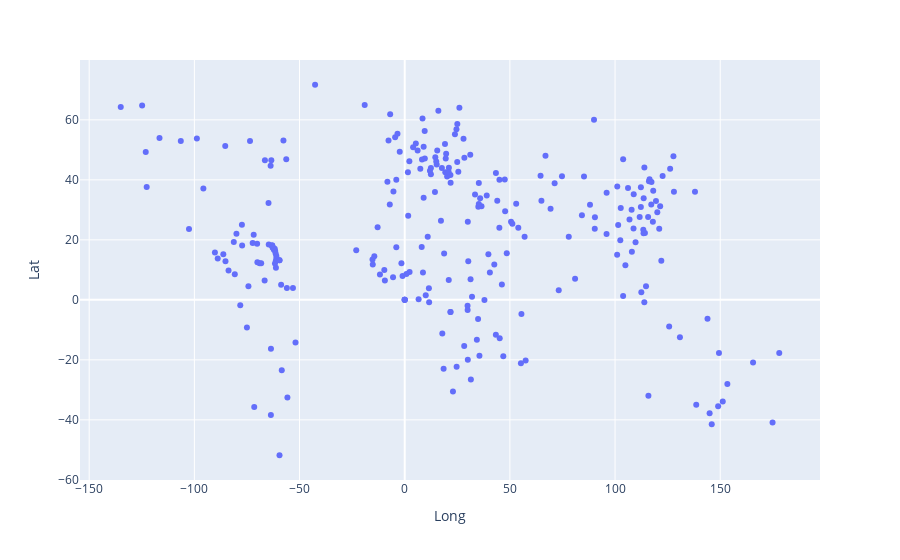

Here is the notebook cell this chart was saved with:
### Code cell
px.scatter(jh,
          x='Long',
          y='Lat')

### Figure 1 — Plotly figure (JSON) as saved in the notebook; plotly's stock layout.template omitted (floating-point values rounded to 4 significant figures; data arrays with more than 128 entries replaced by an {"elided": "..."} marker saying what was removed)
{"data": [{"hovertemplate": "Long=%{x}<br>Lat=%{y}<extra></extra>", "legendgroup": "", "marker": {"color": "#636efa", "symbol": "circle"}, "mode": "markers", "name": "", "showlegend": false, "type": "scatter", "x": {"elided": "266 float values"}, "xaxis": "x", "y": {"elided": "266 float values"}, "yaxis": "y"}], "layout": {"autosize": true, "legend": {"tracegroupgap": 0}, "margin": {"t": 60}, "xaxis": {"anchor": "y", "autorange": true, "domain": [0, 1], "range": [-153.8, 196.9], "title": {"text": "Long"}, "type": "linear"}, "yaxis": {"anchor": "x", "autorange": true, "domain": [0, 1], "range": [-60.55, 80.46], "title": {"text": "Lat"}, "type": "linear"}}}
